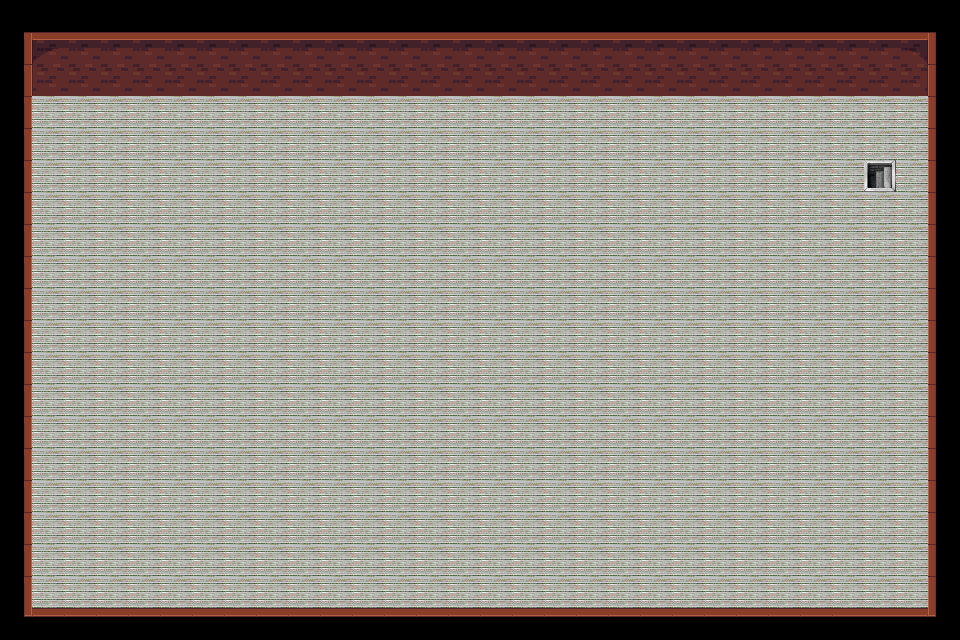

Tiled map render using the project's own tile images. Description and the map definition, with tile-layer contents summarised, below:
An orthogonal 30x20 tile map with 32x32 px tiles, 6 tile layers (ground, wall, Tile Layer 3, Tile Layer 4, ...), 3 tilesets.

<map version="1.0" orientation="orthogonal" width="30" height="20" tilewidth="32" tileheight="32">
 <tileset firstgid="1" name="floor" tilewidth="32" tileheight="32">
  <image source="tuiles/floor1.png" width="512" height="512" />
 </tileset>
 <tileset firstgid="257" name="logic" tilewidth="32" tileheight="32">
  <image source="tuiles/logic.png" width="160" height="160" />
 </tileset>
 <tileset firstgid="282" name="dungeon" tilewidth="32" tileheight="32">
  <image source="tuiles/dungeon.png" width="416" height="256" />
 </tileset>
 <layer name="ground" width="30" height="20">
  <data>[600 cells, 504 non-empty, 2 distinct tile ids]</data>
 </layer>
 <layer name="wall" width="30" height="20">
  <data>[600 cells, 122 non-empty, 13 distinct tile ids]</data>
 </layer>
 <layer name="Tile Layer 3" width="30" height="20">
  <data>[600 cells, 0 non-empty, 0 distinct tile ids]</data>
 </layer>
 <layer name="Tile Layer 4" width="30" height="20">
  <data>[600 cells, 0 non-empty, 0 distinct tile ids]</data>
 </layer>
 <layer name="Tile Layer 5" width="30" height="20">
  <data>[600 cells, 0 non-empty, 0 distinct tile ids]</data>
 </layer>
 <layer name="logic" width="30" height="20">
  <data>[600 cells, 0 non-empty, 0 distinct tile ids]</data>
 </layer>
 <objectgroup name="trigger" width="30" height="20" />
</map>
